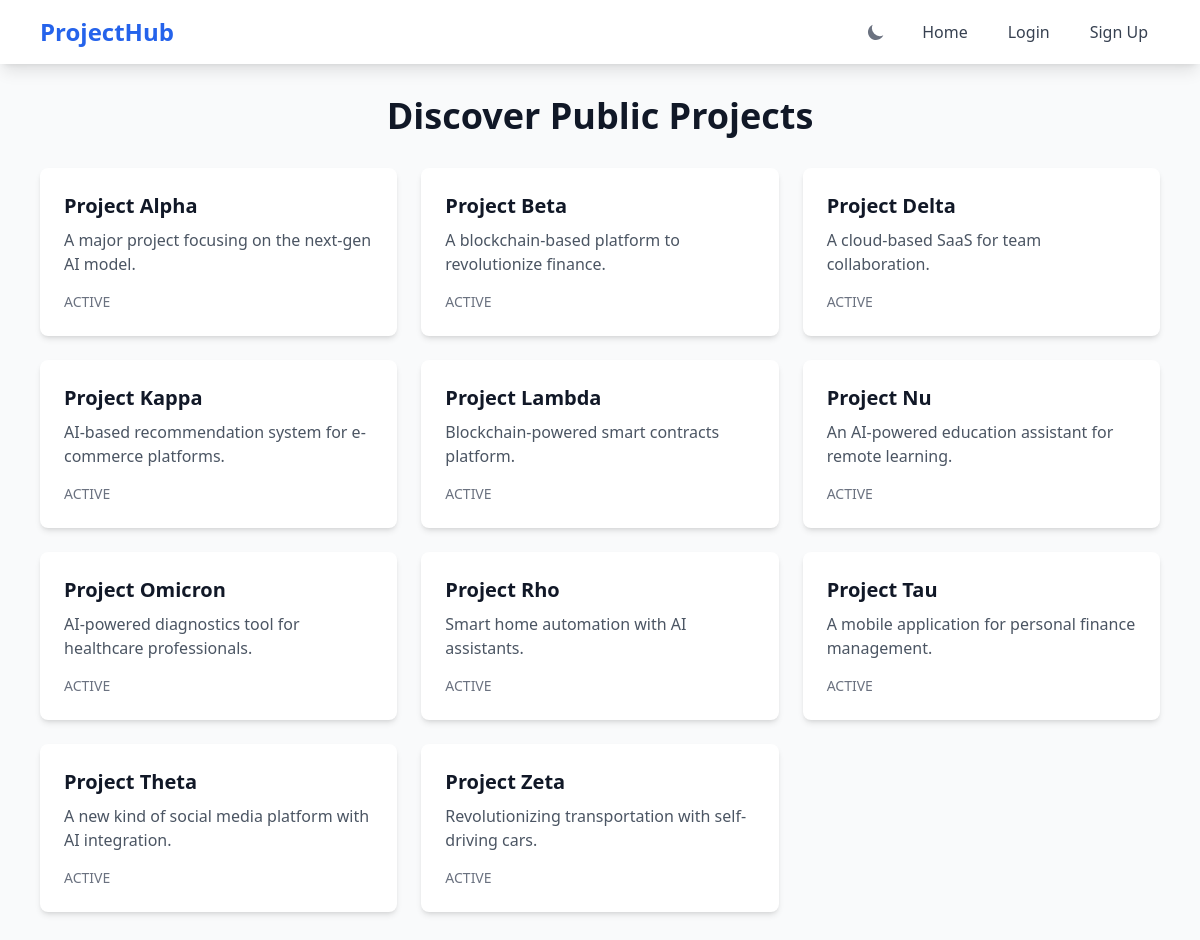
The page / on the database its author committed.
### tables this page shows
CREATE TABLE projet (
    id INT PRIMARY KEY AUTO_INCREMENT,
    title VARCHAR(255) NOT NULL,
    description VARCHAR(5000),
    cto_id INT,
    status ENUM('ACTIVE','TERMINER') default 'ACTIVE',
    visibility ENUM('private', 'public'),
    FOREIGN KEY (cto_id) REFERENCES CTO(cto_id)
);

### src/controullers/CTO/projet.php (called while the page is built, shortened)
<?php
require_once __DIR__ . "/../../../config/connectiondb.class.php";
require_once __DIR__ . "/../../modules/projet.classe.php";
class _projet{
    private $db;
    public function __construct() {
        $datab = new ConnectionDB();
        $this->db = $datab->getConnection();
    }
    public function display_public_project(){
        $projets = projet::get_public_projects($this->db);
        return $projets;
    }
}
?>

### config/connectiondb.class.php (called while the page is built, shortened)
<?php
class ConnectionDB {
    private $username = "root";
    private $password = "baoud";
    private $host = "localhost";
    private $db = "project_management";
    public function getConnection() {
        try {
            $this->conn = new PDO(
                "mysql:host=" . $this->host . ";dbname=" . $this->db,
                $this->username,
                $this->password
            );
            return $this->conn;
        } catch(PDOException $e) {
            die("Connection Error: " . $e->getMessage());
        }
    }
}
?>

### src/modules/projet.classe.php (called while the page is built, shortened)
<?php
class projet{
    static function get_public_projects($conn){
        try {
            $query = "SELECT id,title, description,status FROM projet where visibility = 'public' ORDER BY title ASC ";
            $stmt = $conn->prepare($query);
            $stmt->execute();
            return $stmt->fetchAll(PDO::FETCH_ASSOC);
        } catch(PDOException $e) {
            error_log("Error displaying categories: " . $e->getMessage());
        }
    }
}
?>

### public/index.php (the view, shortened to what this page needs)
<?php
require_once __DIR__ . "/../src/controullers/CTO/projet.php";
?>
<!DOCTYPE html>
<html lang="en" class="light">
<head>
    <script src="https://cdn.tailwindcss.com"></script>
</head>
<body class="bg-gray-50 dark:bg-gray-900 transition-colors duration-200">
    <nav class="bg-white dark:bg-gray-800 shadow-lg">
        <div class="max-w-6xl mx-auto px-4">
            <div class="flex justify-between items-center h-16">
                <div class="flex items-center">
                    <a href="#" class="text-2xl font-bold text-blue-600 dark:text-blue-400">ProjectHub</a>
                </div>
                <div class="flex space-x-4 items-center">
                    <button id="theme-toggle" class="p-2 rounded-lg text-gray-500 dark:text-gray-400 hover:bg-gray-100 dark:hover:bg-gray-700">
                        <svg id="theme-toggle-dark-icon" class="hidden w-5 h-5" fill="currentColor" viewBox="0 0 20 20">
                            <path d="M17.293 13.293A8 8 0 016.707 2.707a8.001 8.001 0 1010.586 10.586z"></path>
                        </svg>
                    </button>
                    <a href="#" class="nav-link active text-gray-700 dark:text-gray-300 hover:text-blue-600 dark:hover:text-blue-400" onclick="showHome()">Home</a>
                    <a href="#" class="nav-link text-gray-700 dark:text-gray-300 hover:text-blue-600 dark:hover:text-blue-400" onclick="showLogin()">Login</a>
                    <a href="#" class="nav-link text-gray-700 dark:text-gray-300 hover:text-blue-600 dark:hover:text-blue-400" onclick="showSignup()">Sign Up</a>
                </div>
            </div>
        </div>
    </nav>
    <div id="home-section" class="max-w-6xl mx-auto px-4 py-8">
        <h1 class="text-4xl font-bold text-center mb-8 text-gray-900 dark:text-white">Discover Public Projects</h1>
        <div class="grid grid-cols-1 md:grid-cols-2 lg:grid-cols-3 gap-6">
            <?php
                      $project = new _projet();
                      $projets = $project->display_public_project();
                      foreach ($projets as $projet) :
                  ?>
            <div class="bg-white dark:bg-gray-800 rounded-lg shadow-md p-6">
                <h3 class="text-xl font-semibold mb-2 text-gray-900 dark:text-white"><?=$projet["title"]?></h3>
                <p class="text-gray-600 dark:text-gray-400 mb-4"><?=$projet["description"]?></p>
                <div class="flex justify-between items-center">
                    <span class="text-sm text-gray-500 dark:text-gray-400"><?=$projet["status"]?></span>
                </div>
            </div>
            <?php endforeach?>
        </div>
    </div>
</body>
</html>

### rows shown on the page
projet: title "Project Alpha", description "A major project focusing on the next-gen AI model.", status "ACTIVE"
projet: title "Project Beta", description "A blockchain-based platform to revolutionize finance.", status "ACTIVE"
projet: title "Project Delta", description "A cloud-based SaaS for team collaboration.", status "ACTIVE"
projet: title "Project Kappa", description "AI-based recommendation system for e-commerce platforms.", status "ACTIVE"
projet: title "Project Lambda", description "Blockchain-powered smart contracts platform.", status "ACTIVE"
projet: title "Project Nu", description "An AI-powered education assistant for remote learning.", status "ACTIVE"
projet: title "Project Omicron", description "AI-powered diagnostics tool for healthcare professionals.", status "ACTIVE"
projet: title "Project Rho", description "Smart home automation with AI assistants.", status "ACTIVE"
projet: title "Project Tau", description "A mobile application for personal finance management.", status "ACTIVE"
projet: title "Project Theta", description "A new kind of social media platform with AI integration.", status "ACTIVE"
projet: title "Project Zeta", description "Revolutionizing transportation with self-driving cars.", status "ACTIVE"
